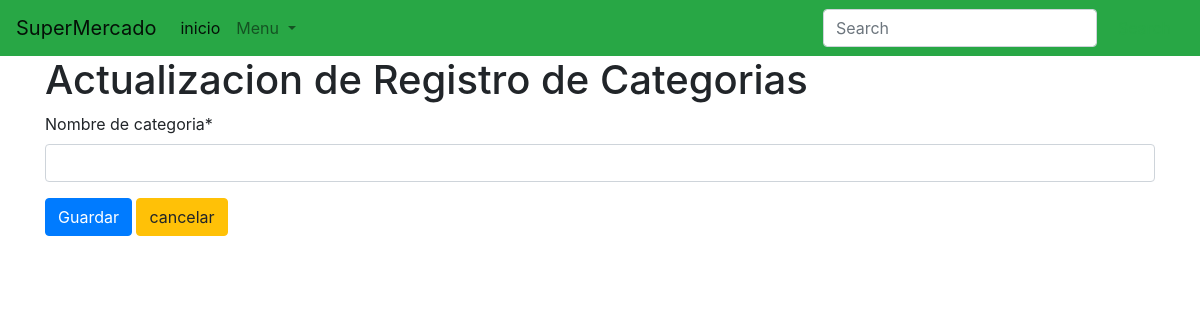
The app's page /editarcategoria/8, older data.
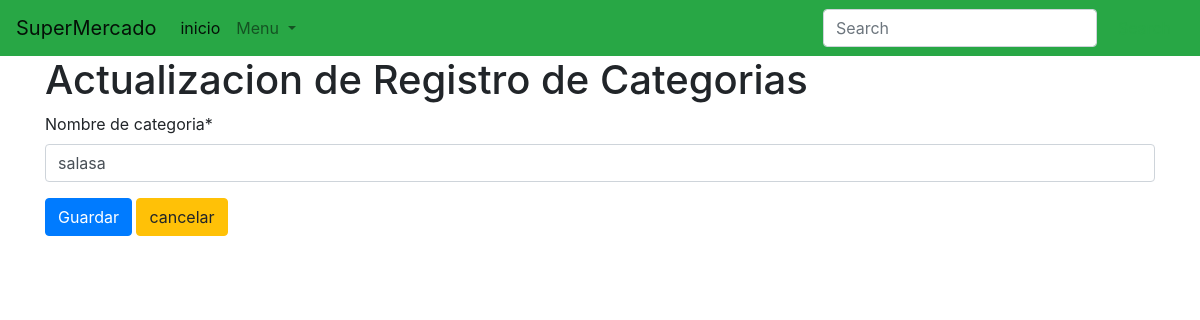
The same page, newer data.
### Models/Productos/models.py (models this page shows, shortened)
class Categoria(models.Model):
    Nombre_de_categoria= models.CharField(max_length=100, null=False, unique=True, verbose_name='nombre de categoria')

### Models/Productos/views.py (the view)
# urls.py: path('editarcategoria/<int:id_categoria>', FormularioCategoriaView.edit, name='Ecategoria'),
    def edit(request, id_categoria):
        categoria = Categoria.objects.filter(id=id_categoria).first()
        form = FormularioCategoria(instance=categoria)
        return render(request, "editcategoria.html", {"form": form, 'categoria': categoria})

### Models/Productos/forms.py
class FormularioCategoria(forms.ModelForm):
    class Meta:
        model = Categoria
        fields = '__all__'

### templates/editcategoria.html (shortened to what this page needs)
{% extends 'menu.html' %}
{% load crispy_forms_tags %}
{% block content %}
    <h1>Actualizacion de Registro de Categorias</h1>
    <form action="{% url 'Actualizarcategoria' categoria.id %}" method="POST">
        {{ form | crispy }}
    <button type="submit" class="btn btn-primary">Guardar</button>
    <a class=" btn btn-warning" href="{% url 'Ccategoria' %}"> cancelar</a>
    </form>
{% endblock %}

Row changes from the older to the newer data that the page shows:
added Categoria: Nombre_de_categoria "salasa"
